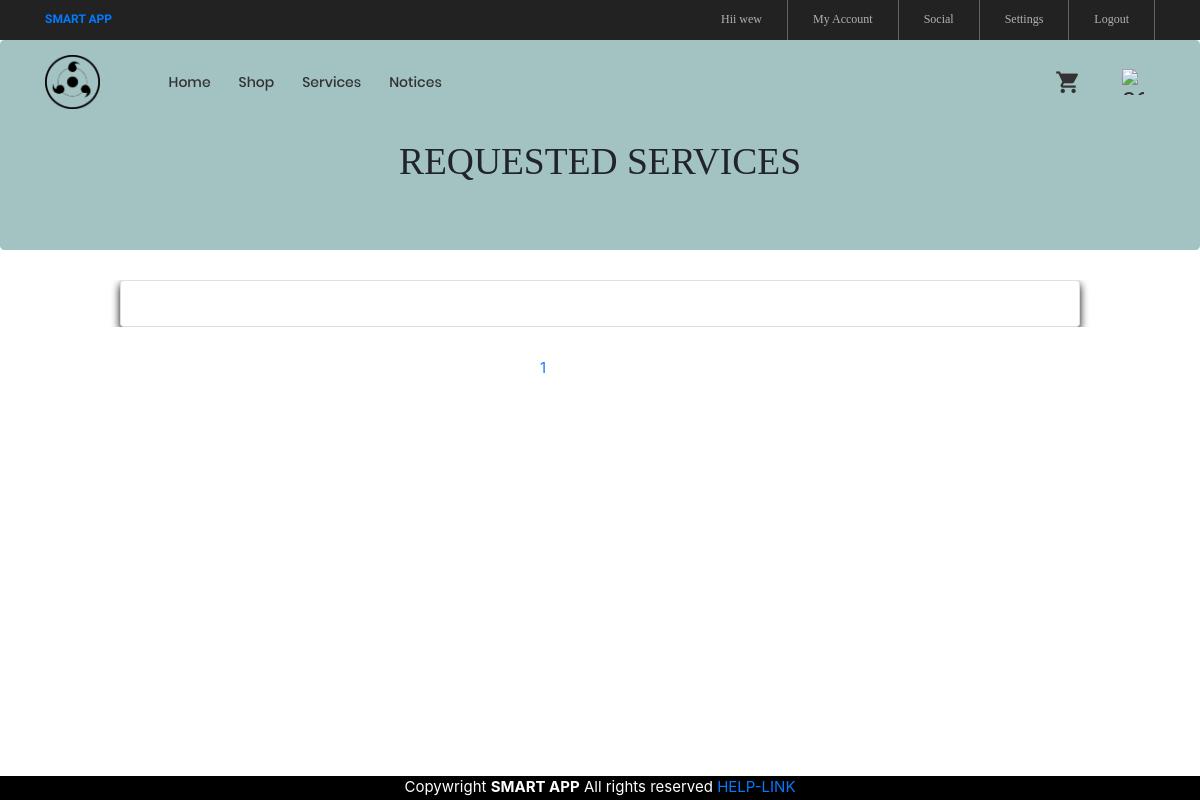
The app's page /show/ (signed in), older data.
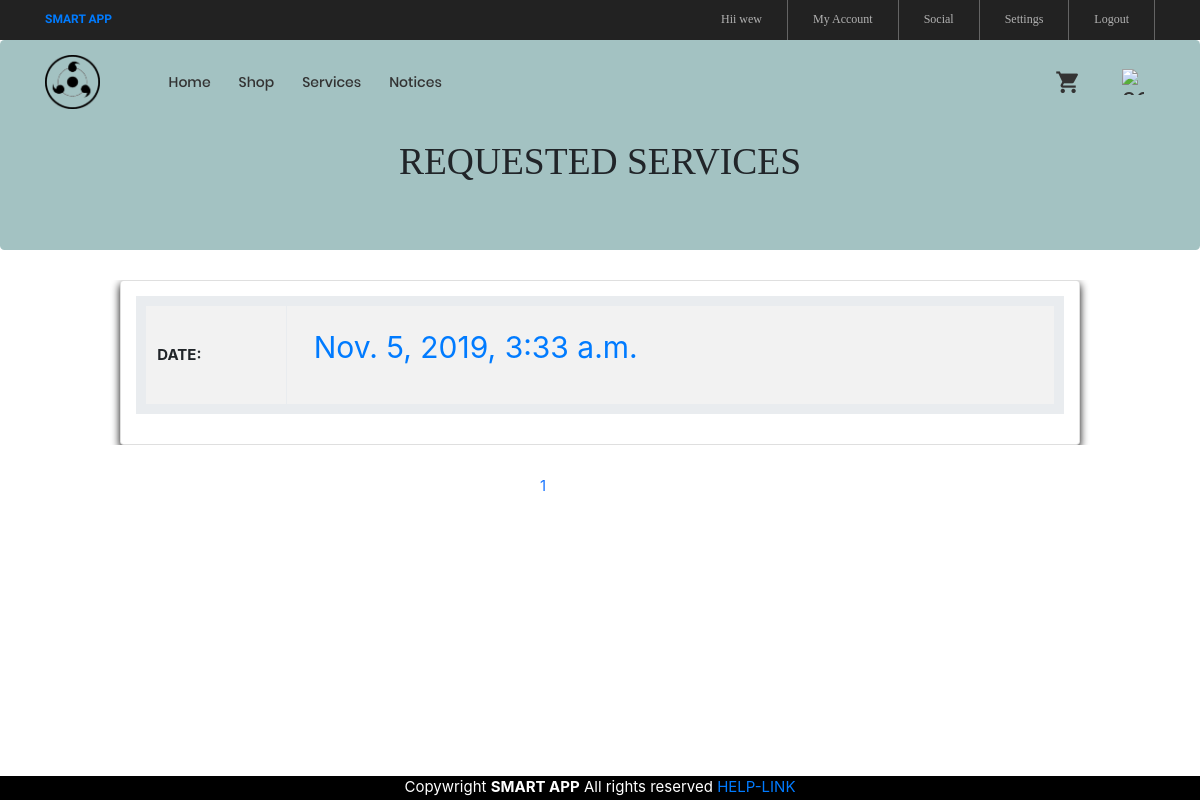
The same page, newer data.
### ser/models.py (models this page shows, shortened)
class Service(models.Model):
    aut = models.CharField(max_length=255 )
    flat_number = models.CharField(max_length=10)
    time = models.CharField(max_length=255 )
    body = models.TextField()
    created = models.DateTimeField(auto_now_add=True)

### ser/views.py (the view)
# urls.py: path('show/',views.Myreqview,name="show"),
@login_required
def Myreqview(request):              #display service requests
    req=Service.objects.all().order_by('-created')
    aut=request.user.username
    info=[]
    for x in req:
        y={'flnum':x.created,'aut':x.aut,'aut2':aut}
        info.append(y)
    paginator=Paginator(info,5)
    try:
        page = int(request.GET.get('page','1'))
    except:
        page = 1
    try:
        info = paginator.page(page)
    except(EmptyPage, InvalidPage):
        info=paginator.page(paginator.num_pages)
    context={
            'info':info,
        }
    return render(request,'show.html',context)

### templates/show.html (shortened to what this page needs)
{% extends 'base.html' %}
{% load static %}
{% block page_content %}
{% load widget_tweaks %}
<head>
  <link rel="stylesheet" href="{% static 'https://maxcdn.bootstrapcdn.com/bootstrap/3.3.5/css/bootstrap.min.css' %}">
 </head>
<body>
<div class="jumbotron" style="background-color:#a3c2c2">
	<h1 style="font-family: 'Cormorant', serif;"><br><center>REQUESTED SERVICES</center></h1>
</div>
<div class="container-fluid" style="padding-left: 10%;padding-right: 10%;overflow:hidden">
<div class="card p-3" style="overflow:scroll">
<table class="table table-bordered table-striped table-hover table-responsive" style="border-width: 10px;">
	<div class="row pl " >
			<tbody>
		{% for y in info %}
			{% if  y.aut2 == y.aut %}
					<tr>
								<td style="line-height: 5">
								<b>	DATE: </b></td>
								<td>
                        <a class="nav-link" href= "{% url 'serv_view' y.flnum %}" style="font-size: 30px">{{y.flnum}}</a>
							 </td>
			 		 </tr>
				{% endif %}
		{% endfor %}
		</tbody></table>
	</div></body>
	</div>
	<div class="pagination p-t-30"  style=" left: 0; bottom: 5%; width: 100%;z-index:3;">
				<ul style="margin-left: 45%">
			{% for pg in info.paginator.page_range %}
			{% if info.number == pg %}
	<a href="?page={{ pg }}" style="color:#1a75ff">{{ pg }}</a>
			{% endif %}
			{% endfor %}
		</ul>
</div>
	{% endblock %}

### templates/base.html (shortened to what this page needs)
{% load static	 %}
<!DOCTYPE html>
<html lang="en">
<head>
	<link rel="stylesheet" type="text/css" href="{% static 'vendor/bootstrap/css/bootstrap.min.css' %}">
	<link rel="stylesheet" type="text/css" href="{% static 'fonts/font-awesome-4.7.0/css/font-awesome.min.css' %}">
	<link rel="stylesheet" type="text/css" href="{% static 'fonts/iconic/css/material-design-iconic-font.min.css' %}">
	<link rel="stylesheet" type="text/css" href="{% static 'fonts/linearicons-v1.0.0/icon-font.min.css' %}">
	<link rel="stylesheet" type="text/css" href="{% static 'vendor/animate/animate.css' %}">
	<link rel="stylesheet" type="text/css" href="{% static 'vendor/css-hamburgers/hamburgers.min.css' %}">
	<link rel="stylesheet" type="text/css" href="{% static 'vendor/animsition/css/animsition.min.css' %}">
	<link rel="stylesheet" type="text/css" href="{% static 'vendor/select2/select2.min.css' %}">
	<link rel="stylesheet" type="text/css" href="{% static 'vendor/daterangepicker/daterangepicker.css' %}">
	<link rel="stylesheet" type="text/css" href="{% static 'vendor/slick/slick.css' %}">
	<link rel="stylesheet" type="text/css" href="{% static 'vendor/MagnificPopup/magnific-popup.css' %}">
	<link rel="stylesheet" type="text/css" href="{% static 'vendor/perfect-scrollbar/perfect-scrollbar.css' %}">
	<link rel="stylesheet" type="text/css" href="{% static 'css/util.css' %}">
	<link rel="stylesheet" type="text/css" href="{% static 'css/main.css' %}">
</head>
<body class="animsition">
	<header>
		<div class="container-menu-desktop">
			<div class="top-bar">
				<div class="content-topbar flex-sb-m h-full container">
					<div class="left-top-bar" style="font-family: Kaushan Script;color:  #9999ff;">
						<b><a href='/index'>SMART APP</a></b>
					</div>
					<div class="right-top-bar flex-w h-full">
						 {% if user.is_authenticated %}
						<a href="#" class="flex-c-m trans-04 p-lr-25" style="border-left: none">
							Hii {{user.first_name}}
						</a>
						<a href="/profile" class="flex-c-m trans-04 p-lr-25">
							My Account
						</a>
						<a href="/residents" class="flex-c-m trans-04 p-lr-25">
							Social
						</a>
						<a href="{% url 'password_change' %}"class="flex-c-m trans-04 p-lr-25">
							Settings
						</a>
						<a href="/accounts/logout" class="flex-c-m trans-04 p-lr-25">
							Logout
						</a>
						{% else %}
						<a href="/accounts/login" class="flex-c-m trans-04 p-lr-25">
							Login
						</a>
						{% endif %}
					</div>
				</div>
			</div>
			<div class="wrap-menu-desktop">
				<nav class="limiter-menu-desktop container">
					<a  class="logo" href='/index'>
						<img src="{% static 'images/logo.png' %}" alt="IMG-LOGO">
					</a>
					<div class="menu-desktop">
						<ul class="main-menu">
								<li>
								<a href="/index">Home</a>
							</li>
							<li>
								<a href="/shop">Shop</a>
							</li>
							<li >
								<a href="/req">Services</a>
							</li>
							<li>
								<a href="/h">Notices</a>
							</li>
						</ul>
					</div>
					<div class="wrap-icon-header flex-w flex-r-m">
						<div class="icon-header-item cl2 hov-cl1 trans-04 p-l-22 p-r-11 " >
							<a href="/list" class="dis-block icon-header-item cl2 hov-cl1 trans-04 p-l-22 p-r-11 " >
							<i class="zmdi zmdi-shopping-cart"></i>
						</a>
						</div>
						<a href="/show" class="dis-block icon-header-item cl2 hov-cl1 trans-04 p-l-22 p-r-11 " >
							 <img src="{% static 'images/service.png' %}" alt="service" style="width:22px;height:26px;float:right; " >
						</a>
					</div>
				</nav>
			</div>
		</div>
	</header>
	<div class="flex-container " style="margin-bottom: 8%">
{% block page_content %}
{% endblock %}
</div><body>
<div class="flex-container " style="background-color:black;color:white;position:fixed; left: 0; bottom: 0; width: 100%;z-index:3;height:3%;">
 <footer>
 <center>Copywright <b>SMART APP</b> All rights reserved <a href="https://www.google.co.in/">
  HELP-LINK</a></center>
</footer>
</div>
</body>
</html>

### signin/static/css/main.css (style rules this page uses)
.container { max-width: 1380px; }
@media (max-width: 1600px) { .container { max-width: 1200px; } }
.container-menu-desktop { height: auto; width: 100%; position: relative; -webkit-transition: all 0.3s; -o-transition: all 0.3s; -moz-transition: all 0.3s; transition: all 0.3s; }
.top-bar { height: 40px; background-color: #222; }
.left-top-bar { font-family: Poppins-Regular; font-size: 12px; line-height: 1.8; color: #b2b2b2; }
.right-top-bar a { font-family: Poppins-Regular; font-size: 12px; line-height: 1.8; height: 100%; color: #b2b2b2; border-right: 1px solid rgba(255,255,255,0.3); }
.right-top-bar a:first-child { border-left: 1px solid rgba(255,255,255,0.3); }
.wrap-menu-desktop { position: fixed; z-index: 1100; background-color: transparent; width: 100%; height: 84px; top: 40px; left: 0px; -webkit-transition: height 0.3s, background-color 0.3s; -o-transition: height 0.3s, background-color 0.3s; -moz-transition: height 0.3s, background-color 0.3s; transition: height 0.3s, background-color 0.3s; }
.limiter-menu-desktop { height: 100%; display: -webkit-box; display: -webkit-flex; display: -moz-box; display: -ms-flexbox; display: flex; align-items: center; background-color: transparent; }
.logo { display: -webkit-box; display: -webkit-flex; display: -moz-box; display: -ms-flexbox; display: flex; align-items: center; height: 65%; margin-right: 55px; }
.logo img { max-width: 100%; max-height: 100%; }
.menu-desktop { display: -webkit-box; display: -webkit-flex; display: -moz-box; display: -ms-flexbox; display: flex; align-items: center; height: 100%; }
.main-menu { list-style-type: none; margin: 0; display: -webkit-box; display: -webkit-flex; display: -moz-box; display: -ms-flexbox; display: flex; align-items: center; }
.main-menu > li { display: block; position: relative; padding: 20px 10px 20px 0px; margin: 0px 4px 0px 14px; }
.main-menu > li > a { font-family: Poppins-Medium; font-size: 14px; color: #333; padding: 5px 0px; transition: all 0.4s; -webkit-transition: all 0.4s; -o-transition: all 0.4s; -moz-transition: all 0.4s; }
.wrap-icon-header { flex-grow: 1; }
.icon-header-item { position: relative; font-size: 26px; line-height: 1; cursor: pointer; }
.cl2 { color: #333; }

### templates/base.html (style rules this page uses)
.card { box-shadow: 0 4px 8px 0 rgb(7, 6, 6); transition: 0.3s; }

Row changes from the older to the newer data that the page shows:
added Service: flnum "Nov. 5, 2019, 3:33 a.m."
Text that changed along with them:
new list line: "DATE:"
